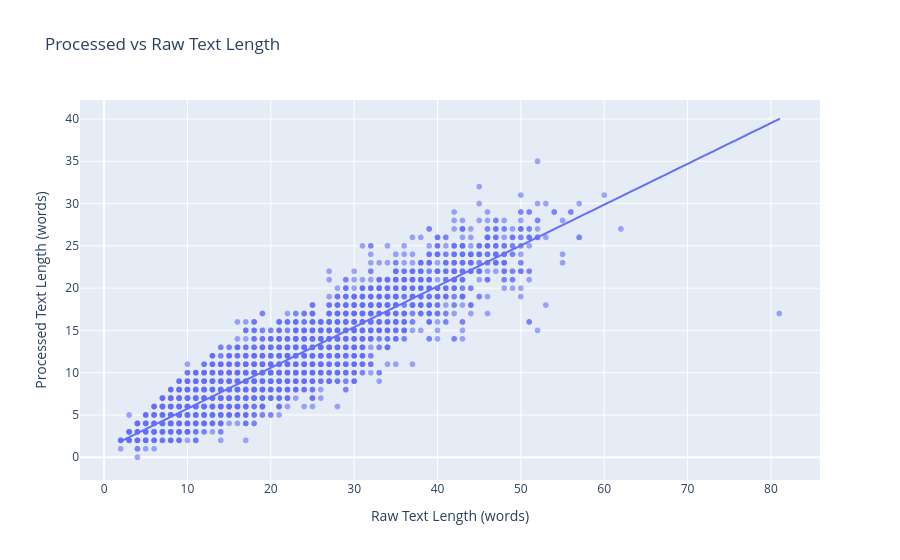

Notebook cell for this chart:
### Markdown cell above
This plot compares the length of the raw text with its corresponding processed representation. Each point represents a single record in the dataset. The scatter plot highlights the relationship between raw and processed text lengths and illustrates the reduction in text size introduced by stopword removal and token filtering. This comparison helps quantify the impact of sparse preprocessing on the original textual content.

The scatter plot shows a strong positive relationship between raw and processed text lengths, which is further highlighted by the fitted linear trend line. Processed texts are consistently shorter due to preprocessing, while the relative ordering of document lengths is largely preserved.

### Code cell
temp = final_rag_dataset.copy()
temp["text_length"] = temp["text"].str.split().str.len()
temp["processed_length"] = temp["processed_text"].str.split().str.len()

fig = px.scatter(
    temp,
    x="text_length",
    y="processed_length",
    title="Processed vs Raw Text Length",
    labels={
        "text_length": "Raw Text Length (words)",
        "processed_length": "Processed Text Length (words)"
    },
    opacity=0.6,
    trendline="ols"
)

fig.show()

### Figure 1 — Plotly figure (JSON) as saved in the notebook; plotly's stock layout.template omitted (floating-point values rounded to 4 significant figures; data arrays with more than 128 entries replaced by an {"elided": "..."} marker saying what was removed)
{"data": [{"hovertemplate": "Raw Text Length (words)=%{x}<br>Processed Text Length (words)=%{y}<extra></extra>", "legendgroup": "", "marker": {"color": "#636efa", "opacity": 0.6, "symbol": "circle"}, "mode": "markers", "name": "", "showlegend": false, "type": "scattergl", "x": {"elided": "6642 int values"}, "xaxis": "x", "y": {"elided": "6642 int values"}, "yaxis": "y"}, {"hovertemplate": "<b>OLS trendline</b><br>processed_length = 0.48249 * text_length + 0.917231<br>R<sup>2</sup>=0.859578<br><br>Raw Text Length (words)=%{x}<br>Processed Text Length (words)=%{y} <b>(trend)</b><extra></extra>", "legendgroup": "", "marker": {"color": "#636efa", "symbol": "circle"}, "mode": "lines", "name": "", "showlegend": false, "type": "scattergl", "x": {"elided": "6642 int values"}, "xaxis": "x", "y": {"elided": "6642 float values"}, "yaxis": "y"}], "layout": {"legend": {"tracegroupgap": 0}, "title": {"text": "Processed vs Raw Text Length"}, "xaxis": {"anchor": "y", "domain": [0, 1], "title": {"text": "Raw Text Length (words)"}}, "yaxis": {"anchor": "x", "domain": [0, 1], "title": {"text": "Processed Text Length (words)"}}}}
